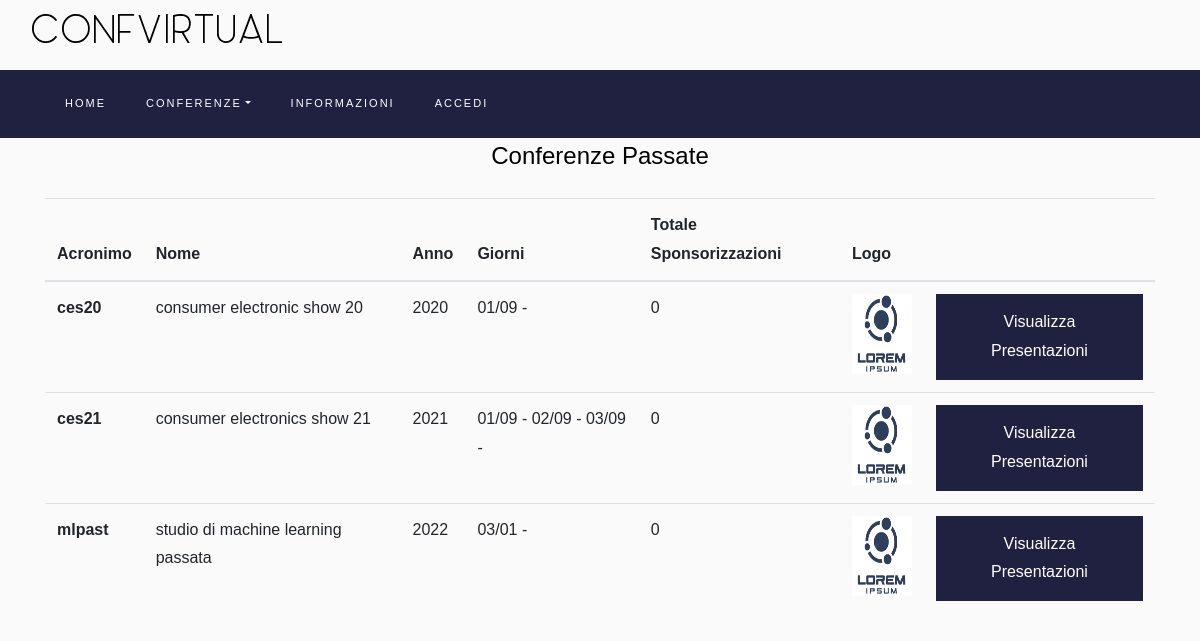
The app's page /pages/pastconferences.php with its own data.
### tables this page shows
CREATE TABLE CONFERENZA (
                            annoEdizione year not null,
                            acronimo varchar(10) not null,
                            totaleSponsorizzazioni int default 0,
                            immagineLogo varchar(260),
                            statoSvolgimento enum('attiva','completata') default('attiva'),
                            nome varchar(50) not null,
                            primary key (annoEdizione,acronimo)
);

### logic/DbConn.php (called while the page is built, shortened)
<?php
class DbConn {
    private static $instance;
    public static function getInstance(): PDO
    {
        try {
            if (empty(self::$instance)) {
                self::$instance = new PDO('mysql:host=127.0.0.1;dbname=confvirtual;charset=utf8', 'root', 'radice');
                self::$instance->setAttribute(PDO::ATTR_ERRMODE,PDO::ERRMODE_EXCEPTION);
            }
            return self::$instance;
        } catch (PDOException $exception){
            header('Location: /templates/Error500.php');
            exit();
        }
    }
}

### logic/DbConference.php (called while the page is built, shortened)
<?php
include_once($_SERVER["DOCUMENT_ROOT"] . "/logic/DbConn.php");
class DbConference
{
    static function conferenceClosed()
    {
        $sql = 'CALL ritornaConferenzePassate();';
        $res = DbConn::getInstance() -> query($sql);
        $output = $res -> fetchAll(PDO::FETCH_ASSOC);
        return $output;
    }
    static function daysConference($acronimoConferenza,$annoEdizione)
    {
        if (isset($acronimoConferenza) && isset($annoEdizione)) {
            $sql = 'CALL ritornaGiorniConferenza(\'' . $acronimoConferenza . '\',\'' . $annoEdizione . '\');';
            $res = DbConn::getInstance()->query($sql);
            $output = $res->fetchAll(PDO::FETCH_ASSOC);
            return $output;
        }else {
            return null;
        }
    }
}

### logic/ConferenceQueryController.php (called while the page is built, shortened)
<?php
include_once('DbConference.php');
class ConferenceQueryController
{
    static function getConferencePast()
    {
        return DbConference::conferenceClosed();
    }
    static function getDaysConference($acronimo,$anno)
    {
        return DbConference::daysConference($acronimo,$anno);
    }
}

### pages/pastconferences.php (the view, shortened to what this page needs)
<!DOCTYPE html>
<html lang="it">
<body>
<form method="post" action="presentationslist.php">
    <?php
    function getConferences()
    {
        $id = 0;
        foreach (ConferenceQueryController::getConferencePast() as $r) {
            rowConferenceInfo($r, $id);
            $id++;
        }
    }
    function rowConferenceInfo($r, $id)
    {
        $srcImg = $r['immagineLogo'];
        echo '
                                <input type="hidden" name="nome[]" value="'.$r['nome'].'">
                                <input type="hidden" name="acronimo[]" value="'.$r['acronimo'].'">
                                <input type="hidden" name="annoEdizione[]" value="'.$r['annoEdizione'].'">
                                <input type="hidden" name="immagineLogo[]" value="'.$r['immagineLogo'].'">
                                <tr>
                                <th scope="row" class="scope" >' . $r['acronimo'] . '</th>
                                <td>' . $r['nome'] . '</td>
                                <td>' . $r['annoEdizione'] . '</td>
                            ';
        $string = '';
        foreach (ConferenceQueryController::getDaysConference($r['acronimo'], $r['annoEdizione']) as $d) {
            $string .= date_format(date_create($d['giorno']), "d/m") . ' - ';
        }
        echo '<td>' . $string . '</td>';
        echo '<td>' . $r['totaleSponsorizzazioni'] . '</td>';
        if(!empty($srcImg)){
            echo '<td><img id="currentPhoto" title="userImg personalizzata" width="60" height="80" src="'.$srcImg.'" alt="img personale"> </td>';
        } else { echo '<td><img title="no img" width="60" height="80" src="/resources/images/noImgDefault.jpg" alt="default_img"></td>';}
        echo '<td><button type="submit" id="btn" name="presentations_list_btn" value ="'.$id.'">Visualizza Presentazioni</button></td></tr>';
    } ?>
    <div class="container">
        <div class="row">
            <div class="col-md-12">
                <h4 class="text-center mb-4">Conferenze Passate</h4>
                <div class="table-wrap">
                    <table class="table">
                        <thead class="thead-primary">
                        <tr>
                            <th>Acronimo</th>
                            <th>Nome</th>
                            <th>Anno</th>
                            <th>Giorni</th>
                            <th>Totale Sponsorizzazioni</th>
                            <th>Logo</th>
                            <th></th>
                        </tr>
                        </thead>
                        <tbody>
                        <?php
                        getConferences();
                        ?>
                        </tbody>
                    </table>
                </div>
            </div>
        </div>
    </div>
</form>
</body>
</html>

### style/css/Login.css (style rules this page uses)
button { color: white; padding: 14px 20px; border: none; cursor: pointer; width: 100%; }
form button { background-color: #202040; }

### records on screen
conferenza: acronimo "ces20", nome "consumer electronic show 20", annoEdizione "2020", string "01/09 -", totaleSponsorizzazioni "0", immagineLogo (picture)
conferenza: acronimo "ces21", nome "consumer electronics show 21", annoEdizione "2021", string "01/09 - 02/09 - 03/09 -", totaleSponsorizzazioni "0", immagineLogo (picture), $id 1 (drawn)
conferenza: acronimo "mlpast", nome "studio di machine learning passata", annoEdizione "2022", string "03/01 -", totaleSponsorizzazioni "0", immagineLogo (picture), $id 2 (drawn)
